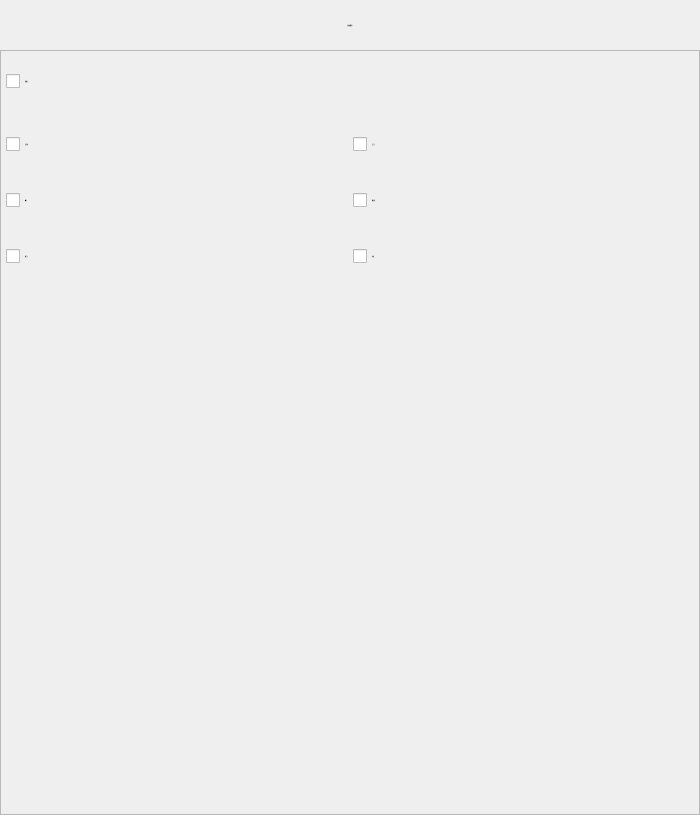
<?xml version="1.0" encoding="UTF-8"?>
<ui version="4.0">
 <class>FormActPower</class>
 <widget class="QWidget" name="FormActPower">
  <property name="geometry">
   <rect>
    <x>0</x>
    <y>0</y>
    <width>700</width>
    <height>815</height>
   </rect>
  </property>
  <property name="minimumSize">
   <size>
    <width>700</width>
    <height>815</height>
   </size>
  </property>
  <property name="maximumSize">
   <size>
    <width>700</width>
    <height>815</height>
   </size>
  </property>
  <property name="font">
   <font>
    <family>微软雅黑</family>
    <pointsize>-1</pointsize>
    <weight>50</weight>
    <italic>false</italic>
    <bold>false</bold>
   </font>
  </property>
  <property name="windowTitle">
   <string notr="true">伺服插补</string>
  </property>
  <property name="toolTip">
   <string notr="true"/>
  </property>
  <property name="statusTip">
   <string notr="true"/>
  </property>
  <property name="whatsThis">
   <string notr="true"/>
  </property>
  <property name="accessibleName">
   <string notr="true"/>
  </property>
  <property name="accessibleDescription">
   <string notr="true"/>
  </property>
  <property name="styleSheet">
   <string notr="true">font: 28px &quot;微软雅黑&quot;;</string>
  </property>
  <property name="windowFilePath">
   <string notr="true"/>
  </property>
  <layout class="QGridLayout" name="gridLayout_3">
   <property name="margin">
    <number>0</number>
   </property>
   <property name="spacing">
    <number>0</number>
   </property>
   <item row="0" column="0">
    <widget class="QLabel" name="labelParaTitle">
     <property name="sizePolicy">
      <sizepolicy hsizetype="Preferred" vsizetype="Fixed">
       <horstretch>0</horstretch>
       <verstretch>0</verstretch>
      </sizepolicy>
     </property>
     <property name="minimumSize">
      <size>
       <width>0</width>
       <height>50</height>
      </size>
     </property>
     <property name="font">
      <font>
       <family>微软雅黑</family>
       <pointsize>-1</pointsize>
       <weight>50</weight>
       <italic>false</italic>
       <bold>false</bold>
      </font>
     </property>
     <property name="styleSheet">
      <string notr="true">QLabel#labelParaTitle
{
	color: black;
	border-image: url(:/img/widget/Panel.png) 0 4 0 4;
	border-left: 4px transparent;
	border-right: 4px transparent;
}
</string>
     </property>
     <property name="text">
      <string>轴电源指令</string>
     </property>
     <property name="alignment">
      <set>Qt::AlignCenter</set>
     </property>
    </widget>
   </item>
   <item row="1" column="0">
    <widget class="QFrame" name="frameActPower">
     <property name="font">
      <font>
       <family>微软雅黑</family>
       <pointsize>-1</pointsize>
       <weight>50</weight>
       <italic>false</italic>
       <bold>false</bold>
      </font>
     </property>
     <property name="styleSheet">
      <string notr="true"/>
     </property>
     <property name="frameShape">
      <enum>QFrame::StyledPanel</enum>
     </property>
     <property name="frameShadow">
      <enum>QFrame::Plain</enum>
     </property>
     <property name="IsMainArea" stdset="0">
      <bool>true</bool>
     </property>
     <layout class="QGridLayout" name="gridLayout_2">
      <property name="margin">
       <number>5</number>
      </property>
      <property name="spacing">
       <number>6</number>
      </property>
      <item row="3" column="0">
       <spacer name="verticalSpacer">
        <property name="orientation">
         <enum>Qt::Vertical</enum>
        </property>
        <property name="sizeHint" stdset="0">
         <size>
          <width>20</width>
          <height>40</height>
         </size>
        </property>
       </spacer>
      </item>
      <item row="1" column="0">
       <layout class="QGridLayout" name="gridLayout">
        <item row="1" column="0">
         <widget class="xCheckBox" name="checkPaHor">
          <property name="sizePolicy">
           <sizepolicy hsizetype="Expanding" vsizetype="Fixed">
            <horstretch>0</horstretch>
            <verstretch>0</verstretch>
           </sizepolicy>
          </property>
          <property name="minimumSize">
           <size>
            <width>150</width>
            <height>50</height>
           </size>
          </property>
          <property name="maximumSize">
           <size>
            <width>16777215</width>
            <height>35</height>
           </size>
          </property>
          <property name="font">
           <font>
            <family>微软雅黑</family>
            <pointsize>-1</pointsize>
            <weight>50</weight>
            <italic>false</italic>
            <bold>false</bold>
           </font>
          </property>
          <property name="focusPolicy">
           <enum>Qt::NoFocus</enum>
          </property>
          <property name="text">
           <string notr="true">正引拔</string>
          </property>
          <property name="iconSize">
           <size>
            <width>32</width>
            <height>32</height>
           </size>
          </property>
         </widget>
        </item>
        <item row="1" column="1">
         <widget class="xCheckBox" name="checkPaVer">
          <property name="sizePolicy">
           <sizepolicy hsizetype="Expanding" vsizetype="Fixed">
            <horstretch>0</horstretch>
            <verstretch>0</verstretch>
           </sizepolicy>
          </property>
          <property name="minimumSize">
           <size>
            <width>150</width>
            <height>50</height>
           </size>
          </property>
          <property name="maximumSize">
           <size>
            <width>16777215</width>
            <height>35</height>
           </size>
          </property>
          <property name="font">
           <font>
            <family>微软雅黑</family>
            <pointsize>-1</pointsize>
            <weight>50</weight>
            <italic>false</italic>
            <bold>false</bold>
           </font>
          </property>
          <property name="focusPolicy">
           <enum>Qt::NoFocus</enum>
          </property>
          <property name="text">
           <string notr="true">正上下</string>
          </property>
          <property name="iconSize">
           <size>
            <width>32</width>
            <height>32</height>
           </size>
          </property>
         </widget>
        </item>
        <item row="2" column="0">
         <widget class="xCheckBox" name="checkTravel">
          <property name="sizePolicy">
           <sizepolicy hsizetype="Expanding" vsizetype="Fixed">
            <horstretch>0</horstretch>
            <verstretch>0</verstretch>
           </sizepolicy>
          </property>
          <property name="minimumSize">
           <size>
            <width>150</width>
            <height>50</height>
           </size>
          </property>
          <property name="maximumSize">
           <size>
            <width>16777215</width>
            <height>35</height>
           </size>
          </property>
          <property name="font">
           <font>
            <family>微软雅黑</family>
            <pointsize>-1</pointsize>
            <weight>50</weight>
            <italic>false</italic>
            <bold>false</bold>
           </font>
          </property>
          <property name="focusPolicy">
           <enum>Qt::NoFocus</enum>
          </property>
          <property name="text">
           <string notr="true">横行</string>
          </property>
          <property name="iconSize">
           <size>
            <width>32</width>
            <height>32</height>
           </size>
          </property>
         </widget>
        </item>
        <item row="3" column="1">
         <widget class="xCheckBox" name="checkOther">
          <property name="enabled">
           <bool>true</bool>
          </property>
          <property name="sizePolicy">
           <sizepolicy hsizetype="Expanding" vsizetype="Fixed">
            <horstretch>0</horstretch>
            <verstretch>0</verstretch>
           </sizepolicy>
          </property>
          <property name="minimumSize">
           <size>
            <width>150</width>
            <height>50</height>
           </size>
          </property>
          <property name="maximumSize">
           <size>
            <width>16777215</width>
            <height>35</height>
           </size>
          </property>
          <property name="font">
           <font>
            <family>微软雅黑</family>
            <pointsize>-1</pointsize>
            <weight>50</weight>
            <italic>false</italic>
            <bold>false</bold>
           </font>
          </property>
          <property name="focusPolicy">
           <enum>Qt::NoFocus</enum>
          </property>
          <property name="text">
           <string notr="true">扩展</string>
          </property>
          <property name="iconSize">
           <size>
            <width>32</width>
            <height>32</height>
           </size>
          </property>
         </widget>
        </item>
        <item row="2" column="1">
         <widget class="xCheckBox" name="checkRaHor">
          <property name="enabled">
           <bool>true</bool>
          </property>
          <property name="sizePolicy">
           <sizepolicy hsizetype="Expanding" vsizetype="Fixed">
            <horstretch>0</horstretch>
            <verstretch>0</verstretch>
           </sizepolicy>
          </property>
          <property name="minimumSize">
           <size>
            <width>150</width>
            <height>50</height>
           </size>
          </property>
          <property name="maximumSize">
           <size>
            <width>16777215</width>
            <height>35</height>
           </size>
          </property>
          <property name="font">
           <font>
            <family>微软雅黑</family>
            <pointsize>-1</pointsize>
            <weight>50</weight>
            <italic>false</italic>
            <bold>false</bold>
           </font>
          </property>
          <property name="focusPolicy">
           <enum>Qt::NoFocus</enum>
          </property>
          <property name="text">
           <string notr="true">副引拔</string>
          </property>
          <property name="iconSize">
           <size>
            <width>32</width>
            <height>32</height>
           </size>
          </property>
         </widget>
        </item>
        <item row="3" column="0">
         <widget class="xCheckBox" name="checkRaVer">
          <property name="enabled">
           <bool>true</bool>
          </property>
          <property name="sizePolicy">
           <sizepolicy hsizetype="Expanding" vsizetype="Fixed">
            <horstretch>0</horstretch>
            <verstretch>0</verstretch>
           </sizepolicy>
          </property>
          <property name="minimumSize">
           <size>
            <width>150</width>
            <height>50</height>
           </size>
          </property>
          <property name="maximumSize">
           <size>
            <width>16777215</width>
            <height>35</height>
           </size>
          </property>
          <property name="font">
           <font>
            <family>微软雅黑</family>
            <pointsize>-1</pointsize>
            <weight>50</weight>
            <italic>false</italic>
            <bold>false</bold>
           </font>
          </property>
          <property name="focusPolicy">
           <enum>Qt::NoFocus</enum>
          </property>
          <property name="text">
           <string notr="true">副上下</string>
          </property>
          <property name="iconSize">
           <size>
            <width>32</width>
            <height>32</height>
           </size>
          </property>
         </widget>
        </item>
       </layout>
      </item>
      <item row="0" column="0">
       <widget class="xCheckBox" name="checkSwitch">
        <property name="sizePolicy">
         <sizepolicy hsizetype="Expanding" vsizetype="Fixed">
          <horstretch>0</horstretch>
          <verstretch>0</verstretch>
         </sizepolicy>
        </property>
        <property name="minimumSize">
         <size>
          <width>150</width>
          <height>50</height>
         </size>
        </property>
        <property name="maximumSize">
         <size>
          <width>16777215</width>
          <height>50</height>
         </size>
        </property>
        <property name="font">
         <font>
          <family>微软雅黑</family>
          <pointsize>-1</pointsize>
          <weight>50</weight>
          <italic>false</italic>
          <bold>false</bold>
         </font>
        </property>
        <property name="focusPolicy">
         <enum>Qt::NoFocus</enum>
        </property>
        <property name="text">
         <string>电源关</string>
        </property>
       </widget>
      </item>
     </layout>
    </widget>
   </item>
  </layout>
 </widget>
 <customwidgets>
  <customwidget>
   <class>xCheckBox</class>
   <extends>QCheckBox</extends>
   <header>xcheckbox.h</header>
  </customwidget>
 </customwidgets>
 <resources/>
 <connections>
  <connection>
   <sender>checkSwitch</sender>
   <signal>clicked()</signal>
   <receiver>FormActPower</receiver>
   <slot>UpdateWidgetState()</slot>
   <hints>
    <hint type="sourcelabel">
     <x>55</x>
     <y>69</y>
    </hint>
    <hint type="destinationlabel">
     <x>-76</x>
     <y>64</y>
    </hint>
   </hints>
  </connection>
  <connection>
   <sender>checkPaHor</sender>
   <signal>clicked()</signal>
   <receiver>FormActPower</receiver>
   <slot>checkClick()</slot>
   <hints>
    <hint type="sourcelabel">
     <x>286</x>
     <y>142</y>
    </hint>
    <hint type="destinationlabel">
     <x>356</x>
     <y>119</y>
    </hint>
   </hints>
  </connection>
  <connection>
   <sender>checkPaVer</sender>
   <signal>clicked()</signal>
   <receiver>FormActPower</receiver>
   <slot>checkClick()</slot>
   <hints>
    <hint type="sourcelabel">
     <x>286</x>
     <y>189</y>
    </hint>
    <hint type="destinationlabel">
     <x>441</x>
     <y>172</y>
    </hint>
   </hints>
  </connection>
  <connection>
   <sender>checkTravel</sender>
   <signal>clicked()</signal>
   <receiver>FormActPower</receiver>
   <slot>checkClick()</slot>
   <hints>
    <hint type="sourcelabel">
     <x>286</x>
     <y>236</y>
    </hint>
    <hint type="destinationlabel">
     <x>393</x>
     <y>211</y>
    </hint>
   </hints>
  </connection>
  <connection>
   <sender>checkRaHor</sender>
   <signal>clicked()</signal>
   <receiver>FormActPower</receiver>
   <slot>checkClick()</slot>
   <hints>
    <hint type="sourcelabel">
     <x>286</x>
     <y>283</y>
    </hint>
    <hint type="destinationlabel">
     <x>363</x>
     <y>255</y>
    </hint>
   </hints>
  </connection>
  <connection>
   <sender>checkRaVer</sender>
   <signal>clicked()</signal>
   <receiver>FormActPower</receiver>
   <slot>checkClick()</slot>
   <hints>
    <hint type="sourcelabel">
     <x>286</x>
     <y>330</y>
    </hint>
    <hint type="destinationlabel">
     <x>432</x>
     <y>301</y>
    </hint>
   </hints>
  </connection>
  <connection>
   <sender>checkOther</sender>
   <signal>clicked()</signal>
   <receiver>FormActPower</receiver>
   <slot>checkClick()</slot>
   <hints>
    <hint type="sourcelabel">
     <x>286</x>
     <y>377</y>
    </hint>
    <hint type="destinationlabel">
     <x>369</x>
     <y>357</y>
    </hint>
   </hints>
  </connection>
 </connections>
 <slots>
  <slot>inputSpeed()</slot>
  <slot>inputPaHor()</slot>
  <slot>inputPaVer()</slot>
  <slot>inputTravel()</slot>
  <slot>syncPaHor()</slot>
  <slot>syncPaVer()</slot>
  <slot>syncTravel()</slot>
  <slot>UpdateWidgetState()</slot>
  <slot>checkClick()</slot>
  <slot>inputRaHor()</slot>
  <slot>syncRaHor()</slot>
  <slot>inputRaVer()</slot>
  <slot>syncRaVer()</slot>
  <slot>inputOther()</slot>
  <slot>syncOther()</slot>
 </slots>
</ui>
